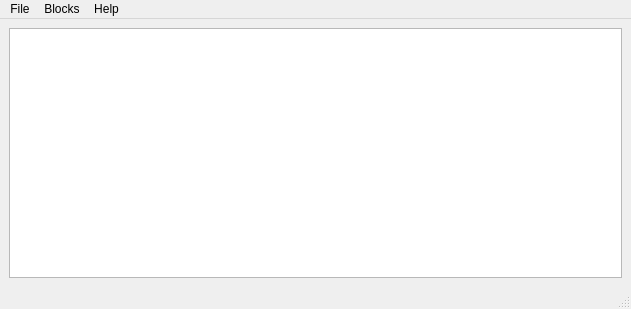
<?xml version="1.0" encoding="UTF-8"?>
<ui version="4.0">
 <class>MainWindow</class>
 <widget class="QMainWindow" name="MainWindow">
  <property name="geometry">
   <rect>
    <x>0</x>
    <y>0</y>
    <width>631</width>
    <height>309</height>
   </rect>
  </property>
  <property name="windowTitle">
   <string>MainWindow</string>
  </property>
  <widget class="QWidget" name="centralwidget">
   <layout class="QGridLayout" name="gridLayout">
    <item row="0" column="0">
     <widget class="BlockGraphicsView" name="block_graphics"/>
    </item>
   </layout>
  </widget>
  <widget class="QMenuBar" name="menubar">
   <property name="geometry">
    <rect>
     <x>0</x>
     <y>0</y>
     <width>631</width>
     <height>25</height>
    </rect>
   </property>
   <widget class="QMenu" name="menuFile">
    <property name="title">
     <string>File</string>
    </property>
    <addaction name="actionOpen"/>
    <addaction name="separator"/>
    <addaction name="actionSave"/>
    <addaction name="actionSave_As"/>
    <addaction name="separator"/>
    <addaction name="actionExit"/>
   </widget>
   <widget class="QMenu" name="menuBlocks">
    <property name="title">
     <string>Blocks</string>
    </property>
    <addaction name="actionAdd_Block"/>
   </widget>
   <widget class="QMenu" name="menuHelp">
    <property name="title">
     <string>Help</string>
    </property>
    <addaction name="actionAbout"/>
   </widget>
   <addaction name="menuFile"/>
   <addaction name="menuBlocks"/>
   <addaction name="menuHelp"/>
  </widget>
  <widget class="QStatusBar" name="statusbar"/>
  <action name="actionExit">
   <property name="text">
    <string>Exit</string>
   </property>
  </action>
  <action name="actionAdd_Block">
   <property name="text">
    <string>Add Block</string>
   </property>
  </action>
  <action name="actionOpen">
   <property name="text">
    <string>Open</string>
   </property>
  </action>
  <action name="actionSave">
   <property name="text">
    <string>Save</string>
   </property>
  </action>
  <action name="actionSave_As">
   <property name="text">
    <string>Save As</string>
   </property>
  </action>
  <action name="actionAbout">
   <property name="text">
    <string>About</string>
   </property>
  </action>
 </widget>
 <customwidgets>
  <customwidget>
   <class>BlockGraphicsView</class>
   <extends>QGraphicsView</extends>
   <header>widgets/block_graphics_view.h</header>
   <slots>
    <slot>addTestBlock()</slot>
   </slots>
  </customwidget>
 </customwidgets>
 <resources/>
 <connections>
  <connection>
   <sender>actionExit</sender>
   <signal>triggered()</signal>
   <receiver>MainWindow</receiver>
   <slot>close()</slot>
   <hints>
    <hint type="sourcelabel">
     <x>-1</x>
     <y>-1</y>
    </hint>
    <hint type="destinationlabel">
     <x>315</x>
     <y>154</y>
    </hint>
   </hints>
  </connection>
  <connection>
   <sender>actionAdd_Block</sender>
   <signal>triggered()</signal>
   <receiver>block_graphics</receiver>
   <slot>addTestBlock()</slot>
   <hints>
    <hint type="sourcelabel">
     <x>-1</x>
     <y>-1</y>
    </hint>
    <hint type="destinationlabel">
     <x>315</x>
     <y>154</y>
    </hint>
   </hints>
  </connection>
 </connections>
 <slots>
  <slot>button_press_listener()</slot>
 </slots>
</ui>
